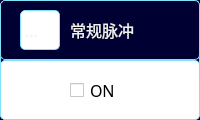
    <widget class="QWidget" name="wdt_sig_chan4" native="true">
     <property name="geometry">
      <rect>
       <x>160</x>
       <y>535</y>
       <width>200</width>
       <height>120</height>
      </rect>
     </property>
     <property name="styleSheet">
      <string notr="true">QWidget {
	background-color: rgb(0, 0, 50);  /* 设置背景颜色 */
	border: 0.5px solid rgb(130, 225, 250); /* 设置边框样式 */
	color:rgb(240, 240, 240);
	border-radius:5px;
}</string>
     </property>
     <widget class="QWidget" name="widget_13" native="true">
      <property name="geometry">
       <rect>
        <x>0</x>
        <y>0</y>
        <width>200</width>
        <height>60</height>
       </rect>
      </property>
      <property name="styleSheet">
       <string notr="true">QWidget 
	{
      	background-color:qlineargradient(spread:pad, x1:0, y1:0, x2:1, 			y2:0, stop:0 rgba(57, 153, 255, 255), stop:1 rgba(11, 255, 257, 		255))
	}</string>
      </property>
      <widget class="QLabel" name="lb_sig_ch4_logo">
       <property name="geometry">
        <rect>
         <x>20</x>
         <y>10</y>
         <width>40</width>
         <height>40</height>
        </rect>
       </property>
       <property name="palette">
        <palette>
         <active>
          <colorrole role="WindowText">
           <brush brushstyle="SolidPattern">
            <color alpha="255">
             <red>240</red>
             <green>240</green>
             <blue>240</blue>
            </color>
           </brush>
          </colorrole>
          <colorrole role="Button">
           <brush brushstyle="SolidPattern">
            <color alpha="255">
             <red>255</red>
             <green>255</green>
             <blue>255</blue>
            </color>
           </brush>
          </colorrole>
          <colorrole role="Text">
           <brush brushstyle="SolidPattern">
            <color alpha="255">
             <red>240</red>
             <green>240</green>
             <blue>240</blue>
            </color>
           </brush>
          </colorrole>
          <colorrole role="ButtonText">
           <brush brushstyle="SolidPattern">
            <color alpha="255">
             <red>240</red>
             <green>240</green>
             <blue>240</blue>
            </color>
           </brush>
          </colorrole>
          <colorrole role="Base">
           <brush brushstyle="SolidPattern">
            <color alpha="255">
             <red>255</red>
             <green>255</green>
             <blue>255</blue>
            </color>
           </brush>
          </colorrole>
          <colorrole role="Window">
           <brush brushstyle="SolidPattern">
            <color alpha="255">
             <red>255</red>
             <green>255</green>
             <blue>255</blue>
            </color>
           </brush>
          </colorrole>
          <colorrole role="PlaceholderText">
           <brush brushstyle="SolidPattern">
            <color alpha="128">
             <red>255</red>
             <green>255</green>
             <blue>255</blue>
            </color>
           </brush>
          </colorrole>
         </active>
         <inactive>
          <colorrole role="WindowText">
           <brush brushstyle="SolidPattern">
            <color alpha="255">
             <red>240</red>
             <green>240</green>
             <blue>240</blue>
            </color>
           </brush>
          </colorrole>
          <colorrole role="Button">
           <brush brushstyle="SolidPattern">
            <color alpha="255">
             <red>255</red>
             <green>255</green>
             <blue>255</blue>
            </color>
           </brush>
          </colorrole>
          <colorrole role="Text">
           <brush brushstyle="SolidPattern">
            <color alpha="255">
             <red>240</red>
             <green>240</green>
             <blue>240</blue>
            </color>
           </brush>
          </colorrole>
          <colorrole role="ButtonText">
           <brush brushstyle="SolidPattern">
            <color alpha="255">
             <red>240</red>
             <green>240</green>
             <blue>240</blue>
            </color>
           </brush>
          </colorrole>
          <colorrole role="Base">
           <brush brushstyle="SolidPattern">
            <color alpha="255">
             <red>255</red>
             <green>255</green>
             <blue>255</blue>
            </color>
           </brush>
          </colorrole>
          <colorrole role="Window">
           <brush brushstyle="SolidPattern">
            <color alpha="255">
             <red>255</red>
             <green>255</green>
             <blue>255</blue>
            </color>
           </brush>
          </colorrole>
          <colorrole role="PlaceholderText">
           <brush brushstyle="SolidPattern">
            <color alpha="128">
             <red>255</red>
             <green>255</green>
             <blue>255</blue>
            </color>
           </brush>
          </colorrole>
         </inactive>
         <disabled>
          <colorrole role="WindowText">
           <brush brushstyle="SolidPattern">
            <color alpha="255">
             <red>240</red>
             <green>240</green>
             <blue>240</blue>
            </color>
           </brush>
          </colorrole>
          <colorrole role="Button">
           <brush brushstyle="SolidPattern">
            <color alpha="255">
             <red>255</red>
             <green>255</green>
             <blue>255</blue>
            </color>
           </brush>
          </colorrole>
          <colorrole role="Text">
           <brush brushstyle="SolidPattern">
            <color alpha="255">
             <red>240</red>
             <green>240</green>
             <blue>240</blue>
            </color>
           </brush>
          </colorrole>
          <colorrole role="ButtonText">
           <brush brushstyle="SolidPattern">
            <color alpha="255">
             <red>240</red>
             <green>240</green>
             <blue>240</blue>
            </color>
           </brush>
          </colorrole>
          <colorrole role="Base">
           <brush brushstyle="SolidPattern">
            <color alpha="255">
             <red>255</red>
             <green>255</green>
             <blue>255</blue>
            </color>
           </brush>
          </colorrole>
          <colorrole role="Window">
           <brush brushstyle="SolidPattern">
            <color alpha="255">
             <red>255</red>
             <green>255</green>
             <blue>255</blue>
            </color>
           </brush>
          </colorrole>
          <colorrole role="PlaceholderText">
           <brush brushstyle="SolidPattern">
            <color alpha="128">
             <red>0</red>
             <green>0</green>
             <blue>0</blue>
            </color>
           </brush>
          </colorrole>
         </disabled>
        </palette>
       </property>
       <property name="font">
        <font>
         <family>微软雅黑</family>
         <pointsize>12</pointsize>
        </font>
       </property>
       <property name="styleSheet">
        <string notr="true">QLabel {
	background-color:rgb(255, 255, 255);
}</string>
       </property>
       <property name="text">
        <string>...</string>
       </property>
      </widget>
      <widget class="QLabel" name="lb_sig_ch4">
       <property name="geometry">
        <rect>
         <x>70</x>
         <y>5</y>
         <width>120</width>
         <height>50</height>
        </rect>
       </property>
       <property name="palette">
        <palette>
         <active>
          <colorrole role="WindowText">
           <brush brushstyle="SolidPattern">
            <color alpha="255">
             <red>240</red>
             <green>240</green>
             <blue>240</blue>
            </color>
           </brush>
          </colorrole>
          <colorrole role="Button">
           <brush brushstyle="SolidPattern">
            <color alpha="0">
             <red>255</red>
             <green>0</green>
             <blue>0</blue>
            </color>
           </brush>
          </colorrole>
          <colorrole role="Text">
           <brush brushstyle="SolidPattern">
            <color alpha="255">
             <red>240</red>
             <green>240</green>
             <blue>240</blue>
            </color>
           </brush>
          </colorrole>
          <colorrole role="ButtonText">
           <brush brushstyle="SolidPattern">
            <color alpha="255">
             <red>240</red>
             <green>240</green>
             <blue>240</blue>
            </color>
           </brush>
          </colorrole>
          <colorrole role="Base">
           <brush brushstyle="SolidPattern">
            <color alpha="0">
             <red>255</red>
             <green>0</green>
             <blue>0</blue>
            </color>
           </brush>
          </colorrole>
          <colorrole role="Window">
           <brush brushstyle="SolidPattern">
            <color alpha="0">
             <red>255</red>
             <green>0</green>
             <blue>0</blue>
            </color>
           </brush>
          </colorrole>
          <colorrole role="PlaceholderText">
           <brush brushstyle="SolidPattern">
            <color alpha="128">
             <red>255</red>
             <green>255</green>
             <blue>255</blue>
            </color>
           </brush>
          </colorrole>
         </active>
         <inactive>
          <colorrole role="WindowText">
           <brush brushstyle="SolidPattern">
            <color alpha="255">
             <red>240</red>
             <green>240</green>
             <blue>240</blue>
            </color>
           </brush>
          </colorrole>
          <colorrole role="Button">
           <brush brushstyle="SolidPattern">
            <color alpha="0">
             <red>255</red>
             <green>0</green>
             <blue>0</blue>
            </color>
           </brush>
          </colorrole>
          <colorrole role="Text">
           <brush brushstyle="SolidPattern">
            <color alpha="255">
             <red>240</red>
             <green>240</green>
             <blue>240</blue>
            </color>
           </brush>
          </colorrole>
          <colorrole role="ButtonText">
           <brush brushstyle="SolidPattern">
            <color alpha="255">
             <red>240</red>
             <green>240</green>
             <blue>240</blue>
            </color>
           </brush>
          </colorrole>
          <colorrole role="Base">
           <brush brushstyle="SolidPattern">
            <color alpha="0">
             <red>255</red>
             <green>0</green>
             <blue>0</blue>
            </color>
           </brush>
          </colorrole>
          <colorrole role="Window">
           <brush brushstyle="SolidPattern">
            <color alpha="0">
             <red>255</red>
             <green>0</green>
             <blue>0</blue>
            </color>
           </brush>
          </colorrole>
          <colorrole role="PlaceholderText">
           <brush brushstyle="SolidPattern">
            <color alpha="128">
             <red>255</red>
             <green>255</green>
             <blue>255</blue>
            </color>
           </brush>
          </colorrole>
         </inactive>
         <disabled>
          <colorrole role="WindowText">
           <brush brushstyle="SolidPattern">
            <color alpha="255">
             <red>240</red>
             <green>240</green>
             <blue>240</blue>
            </color>
           </brush>
          </colorrole>
          <colorrole role="Button">
           <brush brushstyle="SolidPattern">
            <color alpha="0">
             <red>255</red>
             <green>0</green>
             <blue>0</blue>
            </color>
           </brush>
          </colorrole>
          <colorrole role="Text">
           <brush brushstyle="SolidPattern">
            <color alpha="255">
             <red>240</red>
             <green>240</green>
             <blue>240</blue>
            </color>
           </brush>
          </colorrole>
          <colorrole role="ButtonText">
           <brush brushstyle="SolidPattern">
            <color alpha="255">
             <red>240</red>
             <green>240</green>
             <blue>240</blue>
            </color>
           </brush>
          </colorrole>
          <colorrole role="Base">
           <brush brushstyle="SolidPattern">
            <color alpha="0">
             <red>255</red>
             <green>0</green>
             <blue>0</blue>
            </color>
           </brush>
          </colorrole>
          <colorrole role="Window">
           <brush brushstyle="SolidPattern">
            <color alpha="0">
             <red>255</red>
             <green>0</green>
             <blue>0</blue>
            </color>
           </brush>
          </colorrole>
          <colorrole role="PlaceholderText">
           <brush brushstyle="SolidPattern">
            <color alpha="128">
             <red>0</red>
             <green>0</green>
             <blue>0</blue>
            </color>
           </brush>
          </colorrole>
         </disabled>
        </palette>
       </property>
       <property name="font">
        <font>
         <family>微软雅黑</family>
         <pointsize>12</pointsize>
        </font>
       </property>
       <property name="styleSheet">
        <string notr="true">QLabel {
	border: none; /* 设置边框样式 */
	background-color: rgba(255,0,0,0);
}</string>
       </property>
       <property name="text">
        <string>常规脉冲</string>
       </property>
      </widget>
     </widget>
     <widget class="QWidget" name="widget_16" native="true">
      <property name="geometry">
       <rect>
        <x>0</x>
        <y>60</y>
        <width>200</width>
        <height>60</height>
       </rect>
      </property>
      <property name="styleSheet">
       <string notr="true">QWidget {
	background-color: rgb(255, 255, 255);
}</string>
      </property>
      <widget class="QCheckBox" name="checkBox_4">
       <property name="geometry">
        <rect>
         <x>70</x>
         <y>20</y>
         <width>71</width>
         <height>20</height>
        </rect>
       </property>
       <property name="font">
        <font>
         <family>微软雅黑</family>
         <pointsize>12</pointsize>
        </font>
       </property>
       <property name="styleSheet">
        <string notr="true">QCheckBox {
	border: none; /* 设置边框样式 */
	color:black;
}</string>
       </property>
       <property name="text">
        <string>ON</string>
       </property>
      </widget>
     </widget>
    </widget>
